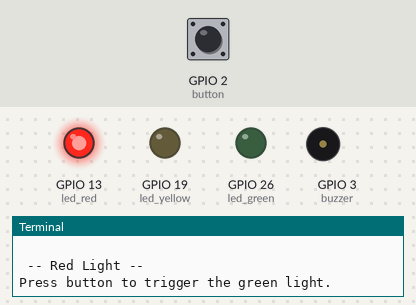
The program below on a simulated Raspberry Pi (BCM pin numbers). Shown: output pins drawn as LEDs (lit = HIGH), buzzer (waves = sounding), the last lines printed to the terminal. Inputs (shaded band) come from the test bench; at power-on: GPIO 2 (button) HIGH.

Above: at 1.2 s.
1.3 s: GPIO 2 (button) pulled LOW for 0.15 s
At 4.1 s:
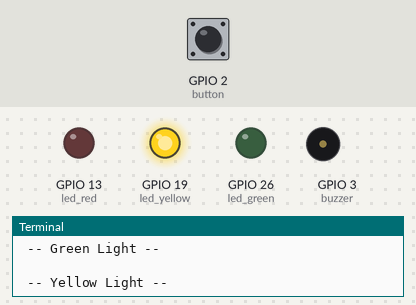
4.3 s: GPIO 2 (button) pulled LOW for 1 s
At 4.37 s:
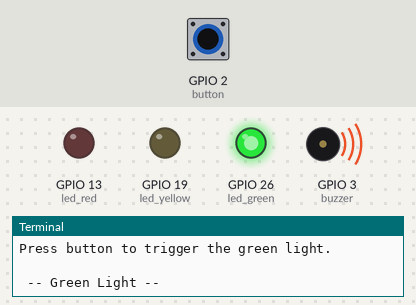
7.3 s: GPIO 2 (button) pulled LOW for 3.2 s
At 7.5 s:
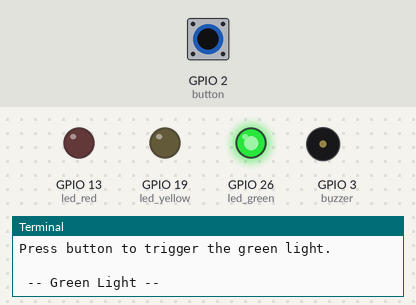
Timing chart, 0 to 14.8 s (numbered marks = the images above; inputs shaded):
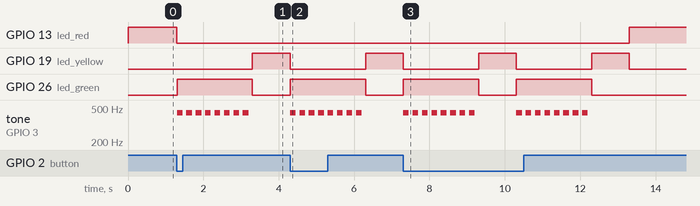

Measured:
- after the input at 1.3 s, GPIO 13 (led_red): HIGH → LOW at once; GPIO 19 (led_yellow): LOW → HIGH after 2.0 s; GPIO 26 (led_green): LOW → HIGH at once, → LOW 2.0 s later; tone on GPIO 3 (buzzer): alternates 440 Hz for 0.15 s and silent for 0.10 s, 16 changes in all, then stays silent, starting at once
- after the input at 4.3 s, GPIO 13 (led_red): stays LOW (without the input it goes to HIGH after 0.00 s); GPIO 26 (led_green): LOW → HIGH at once, → LOW 2.0 s later; tone on GPIO 3 (buzzer): alternates 440 Hz for 0.15 s and silent for 0.10 s, 16 changes in all, then stays silent, starting at once
- after the input at 7.3 s, GPIO 13 (led_red): LOW → HIGH after 6.0 s instead of 0.00 s; GPIO 26 (led_green): alternates HIGH for 2.0 s and LOW for 1.0 s, 4 changes in all, then stays LOW, starting at once

The program:

traffic_light.py
```python
from gpiozero import LED
from gpiozero import Button
from gpiozero import TonalBuzzer
from gpiozero.tones import Tone
from time import sleep
import sys
import signal

# Variables
led_red = LED(13)       # red LED on 13
led_green = LED(26)     # green LED on 26
led_yellow = LED(19)    # yellow LED on 19
button = Button(2)      # button on 2
buzzer = TonalBuzzer(3) # buzzer on 3

# Function - Red State
def state_red():
    # On entrance - turn on red, wait for button press
    print("\n -- Red Light --")
    print("Press button to trigger the green light.")
    led_red.on()
    button.wait_for_press()

    # On exit - turn off red, go to green state
    led_red.off()
    state_green()

# Function - Yellow State
def state_yellow():
    # On entrance - turn on yellow, wait 1 second
    print("\n -- Yellow Light --")
    led_yellow.on()
    sleep(1)

    # On exit - turn off yellow, go to red state
    led_yellow.off()
    state_red()

# Function - Green State
def state_green():
    # On entrance - turn on green
    print("\n -- Green Light --")
    led_green.on()

    # Buzz in quarter-second increments for 2 seconds
    for _ in range(8):
        buzzer.play(Tone("A4"))
        sleep(0.15)
        buzzer.stop()
        sleep(0.10)

    # On exit - turn off green, go to yellow state
    led_green.off()
    state_yellow()

# Function - to handle exit
def signal_handler(sig, frame):
    print("\nExiting...")
    sys.exit(0)


# Initialization

# Register the signal handler
signal.signal(signal.SIGINT, signal_handler)

print()
print("------------------------")
print("| Python Traffic Light |")
print("------------------------")
print("To exit, type ^C \n")

# Start in the red state
state_red()
```
